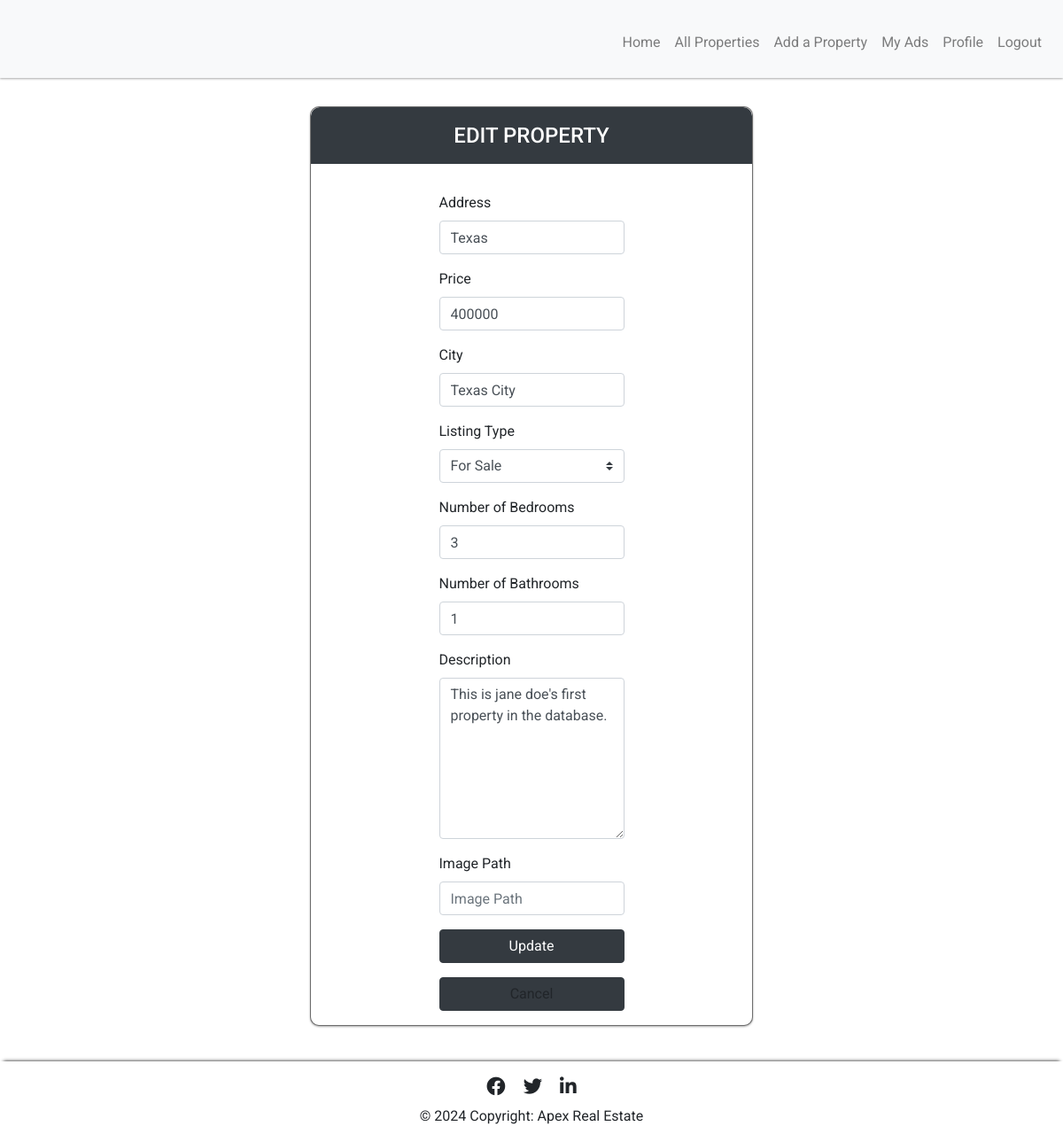
The page /agents/edit_property/5 (signed in) on the database its author committed.
### apex/models.py (models this page shows, shortened)
class Property(db.Model):
  id = db.Column(db.Integer, primary_key=True)
  address = db.Column(db.String(255), nullable=False)
  city = db.Column(db.String(100), nullable=False)
  property_size = db.Column(db.Integer, nullable=False)
  num_bedrooms = db.Column(db.Integer, nullable=False)
  num_bathrooms = db.Column(db.Integer, nullable=False)
  num_carspaces = db.Column(db.Integer, nullable=False)
  description = db.Column(db.Text, nullable=True)
  image_link = db.Column(db.String(255), nullable=True)
  price = db.Column(db.Integer, nullable=False)  # New attribute for property price
  created_date = db.Column(db.DateTime, nullable=False, default=datetime.utcnow)  # New attribute for property creation date
  listing_status = db.Column(db.String(50), nullable=False)  # New attribute for property listing status
  listing_type = db.Column(db.String(50), nullable=False)  # New attribute for property listing type
  agent_id = db.Column(db.Integer, db.ForeignKey('agent.id'), nullable=False)
  agent = db.relationship('Agent', backref='properties')

### apex/agents/routes.py (the view)
@agents.route("/agents/edit_property/<property_id>", methods=["GET", "POST"])
def edit_property(property_id):
  property_to_edit = Property.query.get(property_id)
  if property_to_edit:
      if current_user == property_to_edit.agent:
          if request.method == "POST":
              property_to_edit.address = request.form['address']
              property_to_edit.price = request.form['price']
              property_to_edit.num_bedrooms = request.form['num_bedrooms']
              property_to_edit.num_bathrooms = request.form['num_bathrooms']
              property_to_edit.city = request.form['city']
              property_to_edit.listing_type = request.form['listing_type']
              property_to_edit.description = request.form['description']
              if 'image_link' in request.form:
                  property_to_edit.image_link = request.form['image_link']
              db.session.commit()
              flash('Property updated successfully!', 'success')
              return redirect(url_for('agents.property_details', property_id=property_id))
          else:
              return render_template('edit_property.html', property_details=property_to_edit)
      else:
          flash('You are not authorized to edit this property.', 'danger')
          return redirect(url_for('agents.property_details', property_id=property_id))
  else:
      flash('Property not found.', 'danger')
      return redirect(url_for('agents.home_agent'))

### apex/models.py (called while the page is built)
@login_manager.user_loader
def load_agent(agent_id):
    return Agent.query.get(int(agent_id))

### apex/templates/edit_property.html (shortened to what this page needs)
{% extends "base_agent.html" %}
{% block content %}
<div class="container-fluid col-11 col-md-8 col-lg-6 col-xl-5 mb-4 add-property-container">
    <div class="row add-title mb-3">
        <h4>EDIT PROPERTY</h4>
    </div>
    <div class="row mx-auto px-2 mt-3 form-property">
        <form action="{{ url_for('agents.edit_property', property_id=property_details.id) }}" method="POST">
            <div class="form-group">
                <label for="address">Address</label>
                <input type="text" class="form-control" id="address" name="address" value="{{ property_details.address }}" placeholder="Address" required>
            </div>
            <div class="form-group">
                <label for="price">Price</label>
                <input type="number" class="form-control" id="price" name="price" value="{{ property_details.price }}" placeholder="Price" required>
            </div>
            <div class="form-group">
                <label for="city">City</label>
                <input type="text" class="form-control" id="city" name="city" value="{{ property_details.city }}" placeholder="City" required>
            </div>
            <div class="form-group">
                <label for="listing_type">Listing Type</label>
                <select class="custom-select" id="listing_type" name="listing_type">
                    <option value="sale" {% if property_details.listing_type == 'sale' %} selected {% endif %}>For Sale</option>
                </select>
            </div>
            <div class="form-group">
                <label for="num_bedrooms">Number of Bedrooms</label>
                <input type="number" class="form-control" id="num_bedrooms" name="num_bedrooms" value="{{ property_details.num_bedrooms }}" placeholder="Number of Bedrooms" required>
            </div>
            <div class="form-group">
                <label for="num_bathrooms">Number of Bathrooms</label>
                <input type="number" class="form-control" id="num_bathrooms" name="num_bathrooms" value="{{ property_details.num_bathrooms }}" placeholder="Number of Bathrooms" required>
            </div>
            <div class="form-group">
                <label for="description">Description</label>
                <textarea class="form-control" rows="7" id="description" name="description" placeholder="Description">{{ property_details.description }}</textarea>
            </div>
            <div class="form-group">
                <label for="image_path">Image Path</label>
                <input type="text" class="form-control" id="image_path" name="image_path" value="{{ property_details.image_path }}" placeholder="Image Path">
            </div>
            <button type="submit" class="btn btn-dark btn-block mb-3">Update</button>
            <a class="btn btn-dark btn-block mb-3" href="{{ url_for('agents.property_details', property_id=property_details.id) }}">Cancel</a>
        </form>
    </div>
</div>
{% endblock %}

### apex/static/css/style.css (style rules this page uses)
body { display: -webkit-box; display: -ms-flexbox; display: flex; min-height: 100vh; -webkit-box-orient: vertical; -webkit-box-direction: normal; -ms-flex-direction: column; flex-direction: column; background-image: url('../img/background.jpg'); background-attachment: fixed; background-repeat: no-repeat; background-size: cover; text-decoration: none; font-family: "Roboto", sans-serif; font-weight: 400; }
a, a:hover, a:link, a:visited a:active { text-decoration: none; color: inherit; }
.btn-block+.btn-block { margin-top: 0; }
.add-title, .login-title, .register-title { display: -webkit-box; display: -ms-flexbox; display: flex; -ms-flex-line-pack: center; align-content: center; -webkit-box-pack: center; -ms-flex-pack: center; justify-content: center; font-size: 28px; background-color: #343a40; height: 4rem; border-radius: 10px 10px 0 0; color: white; }
.add-title>h4 { margin-bottom: 0; }
.add-property-container, .login-container, .register-container { display: -webkit-box; display: -ms-flexbox; display: flex; -webkit-box-orient: vertical; -webkit-box-direction: normal; -ms-flex-direction: column; flex-direction: column; margin: 1rem auto auto auto; background-color: #fff; border: 1px solid rgba(0, 0, 0, 0.568); border-radius: 10px; -webkit-box-shadow: 0 1px 3px rgba(0, 0, 0, 0.12), 0 1px 2px rgba(0, 0, 0, 0.24); box-shadow: 0 1px 3px rgba(0, 0, 0, 0.12), 0 1px 2px rgba(0, 0, 0, 0.24); }
.form-property, .form-login { -webkit-box-align: center; -ms-flex-align: center; align-items: center; -webkit-box-pack: center; -ms-flex-pack: center; justify-content: center; }

### rows shown on the page
Property: address "Texas", price "400000", city "Texas City", listing_type "For Sale", num_bedrooms "3", num_bathrooms "1", description "This is jane doe's first property in the database."
